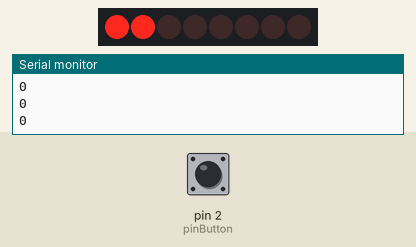
This sketch was run on a simulated Arduino Uno, built with avr-gcc and run on an emulated ATmega328P. Parts: 8 shift-register outputs drawn as a row of LEDs (first output left, lit = HIGH), the last lines printed to the serial monitor. Wiring (inferred from the names in the program): shift register (74HC595): data pin 11; shift clock pin 8; latch pin 12. Wiring (inferred from the signals the program sends): row of LEDs: on Q0, Q1, Q2, Q3, Q4, Q5, Q6, Q7. The test bench sets the inputs (shaded band); at power-on: pin 2 (pinButton) HIGH.

Above: at 1.8 s.
1.9 s: pin 2 (pinButton) pulled LOW for 3.2 s
At 5.4 s:
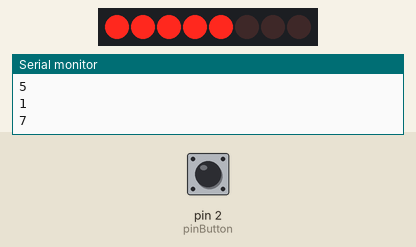
6.6 s: pin 2 (pinButton) pulled LOW for 3.2 s
At 10.1 s:
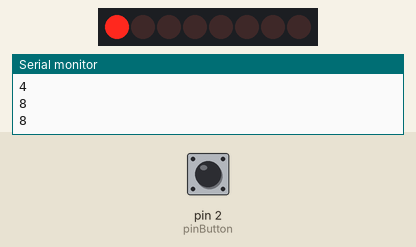
11.3 s: pin 2 (pinButton) pulled LOW for 0.6 s
At 12.8 s:
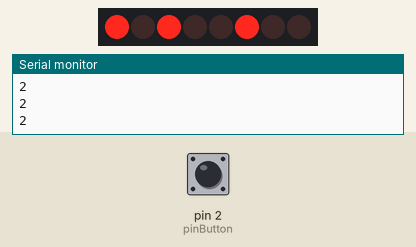
13.4 s: pin 2 (pinButton) pulled LOW for 3.2 s
At 13.9 s:
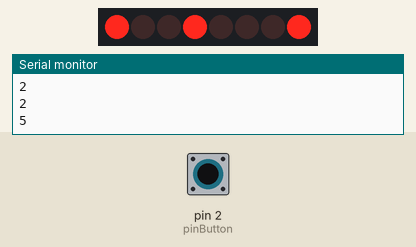
Timing chart, 0 to 18.0 s (numbered marks = the images above; inputs shaded):
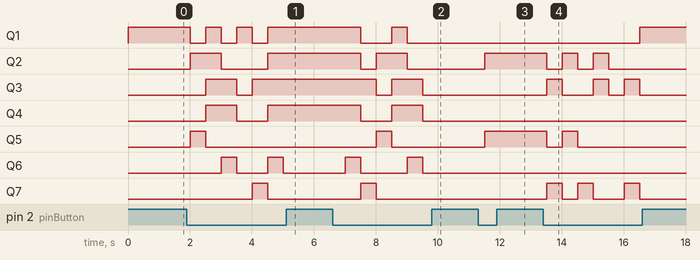

The sketch:

_74HC595.ino
```cpp
int SER_Pin = 11;     // pin 14 sur le 75HC595
int RCLK_Pin = 12;    // pin 12 sur le 75HC595
int SRCLK_Pin = 8;  // pin 11 sur le 75HC595

int DP = 0;
int G = 1;
int F = 2;
int E = 3;
int D = 4;
int C = 5;
int A = 6;
int B = 7;

// Combien combinez-vous de 74HC595 ? Ne pas toucher si 1 seul
#define number_of_74hc595s 1
// Ne pas toucher
#define numOfRegisterPins number_of_74hc595s * 8
int registers[numOfRegisterPins];

// Place tous les pins du 74HC595  l'etat "OFF"
void clearRegisters() {
  for (int i = numOfRegisterPins - 1; i >= 0; i--) {
    registers[i] = LOW;
  }
}

// Enregistrer et afficher les valeurs dans le registre
// Executer uniquement APRES que toutes les valeurs aient ete programmees
void writeRegisters() {
  digitalWrite(RCLK_Pin, LOW);
  for(int i = numOfRegisterPins - 1; i >= 0; i--) {
    digitalWrite(SRCLK_Pin, LOW);
    int val = registers[i];
    digitalWrite(SER_Pin, val);
    digitalWrite(SRCLK_Pin, HIGH);
  }
  digitalWrite(RCLK_Pin, HIGH);
}

// Place un pin du 74HC595 a l'etat HAUT ou BAS
void setRegisterPin(int index, int value) {
  registers[index] = value;
}

void setNumber(int num) {
  switch (num) {
    case 1:
    set1();
    break;
    case 2:
    set2();
    break;
    case 3:
    set3();
    break;
    case 4:
    set4();
    break;
    case 5:
    set5();
    break;
    case 6:
    set6();
    break;
    case 7:
    set7();
    break;
    case 8:
    set8();
    break;
    case 9:
    set9();
    break;
    case 0:
    set0();
    break;
    default:
    setPoint();
  }
}

void set1() {
  setRegisterPin(B,HIGH);
  setRegisterPin(C,HIGH);
}

void set2() {
  setRegisterPin(A,HIGH);
  setRegisterPin(B,HIGH);
  setRegisterPin(G,HIGH);
  setRegisterPin(E,HIGH);
  setRegisterPin(D,HIGH);
}

void set3() {
  set1();
  setRegisterPin(A,HIGH);
  setRegisterPin(G,HIGH);
  setRegisterPin(D,HIGH);
}

void set4() {
  set1();
  setRegisterPin(F,HIGH);
  setRegisterPin(G,HIGH);
}

void set5() {
  setRegisterPin(A,HIGH);
  setRegisterPin(F,HIGH);
  setRegisterPin(G,HIGH);
  setRegisterPin(C,HIGH);
  setRegisterPin(D,HIGH);
}

void set6() {
  set5();
  setRegisterPin(E, HIGH);
}

void set7() {
  set1();
  setRegisterPin(A, HIGH);
}

void set8() {
  set6();
  setRegisterPin(B, HIGH);
}

void set9() {
  set8();
  setRegisterPin(E, LOW);
}

void set0() {
  set8();
  setRegisterPin(G, LOW);
}

void setPoint() {
  setRegisterPin(DP, HIGH);
}

int pinButton = 2;
void setup() {
  // setup code here, to run once:
  pinMode(SER_Pin, OUTPUT);
  pinMode(RCLK_Pin, OUTPUT);
  pinMode(SRCLK_Pin, OUTPUT);

  pinMode(pinButton, INPUT);

  // Reset tous les pins du 74HC595
  clearRegisters();
  writeRegisters();
  Serial.begin(9600);
}

int j = 0;

void loop() {
  // main code here, to run repeatedly:
  if (digitalRead(pinButton) == LOW) {
    clearRegisters();
    j = millis() % 9;
  }
  Serial.println(j);
  setNumber(j);
  writeRegisters(); // Doit etre execute pour appliquer les changements
  // Executer seulement une fois que toutes les valeurs ont ete enregistrees
  delay(500);

}
```

Measured:
- after the input at 1.9 s, Q1: alternates HIGH for 0.50 s and LOW for 0.50 s, 6 changes in all, then stays HIGH, starting after 0.10 s; Q2: LOW → HIGH after 0.10 s, → LOW 1.0 s later, → HIGH 1.5 s later
- after the input at 6.6 s, Q1: HIGH → LOW after 0.90 s, → HIGH 1.0 s later, → LOW 0.50 s later; Q2: HIGH → LOW after 0.90 s, → HIGH 0.50 s later, → LOW 1.0 s later; Q3: HIGH → LOW after 1.4 s, → HIGH 0.50 s later, → LOW 1.0 s later; Q4: HIGH → LOW after 0.90 s, → HIGH 1.0 s later, → LOW 1.0 s later; Q5: LOW → HIGH after 1.4 s, → LOW 0.50 s later
- after the input at 11.3 s, Q2, Q5: LOW → HIGH after 0.21 s
- after the input at 13.4 s, Q1: LOW → HIGH after 3.1 s; Q2: alternates HIGH for 0.50 s and LOW for 0.50 s, 5 changes in all, then stays LOW, starting after 0.11 s
